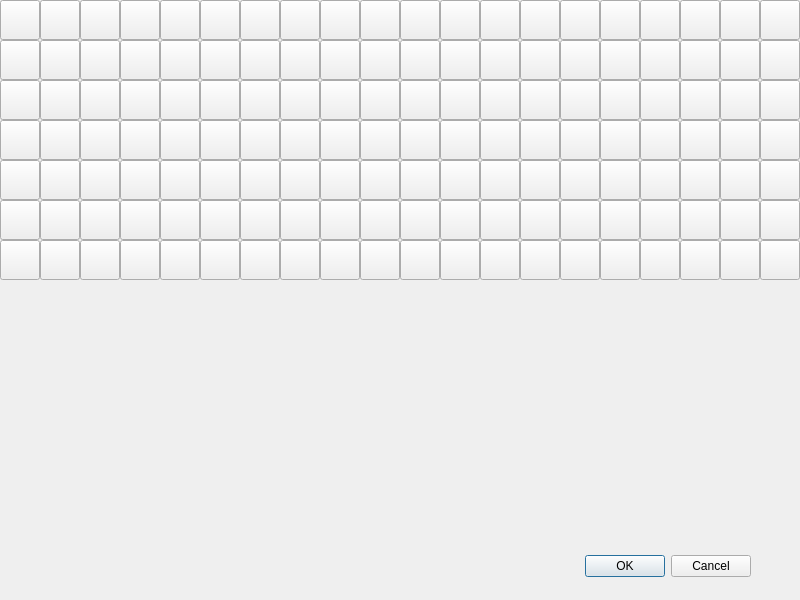
<?xml version="1.0" encoding="UTF-8"?>
<ui version="4.0">
 <class>Mapkreator</class>
 <widget class="QDialog" name="Mapkreator">
  <property name="geometry">
   <rect>
    <x>0</x>
    <y>0</y>
    <width>800</width>
    <height>600</height>
   </rect>
  </property>
  <property name="windowTitle">
   <string>Dialog</string>
  </property>
  <widget class="QDialogButtonBox" name="buttonBox">
   <property name="geometry">
    <rect>
     <x>410</x>
     <y>550</y>
     <width>341</width>
     <height>32</height>
    </rect>
   </property>
   <property name="orientation">
    <enum>Qt::Horizontal</enum>
   </property>
   <property name="standardButtons">
    <set>QDialogButtonBox::Cancel|QDialogButtonBox::Ok</set>
   </property>
  </widget>
  <widget class="QPushButton" name="pushButton">
   <property name="geometry">
    <rect>
     <x>0</x>
     <y>0</y>
     <width>40</width>
     <height>40</height>
    </rect>
   </property>
   <property name="text">
    <string/>
   </property>
   <property name="checkable">
    <bool>true</bool>
   </property>
  </widget>
  <widget class="QPushButton" name="pushButton_2">
   <property name="geometry">
    <rect>
     <x>40</x>
     <y>0</y>
     <width>40</width>
     <height>40</height>
    </rect>
   </property>
   <property name="text">
    <string/>
   </property>
   <property name="checkable">
    <bool>true</bool>
   </property>
  </widget>
  <widget class="QPushButton" name="pushButton_3">
   <property name="geometry">
    <rect>
     <x>80</x>
     <y>0</y>
     <width>40</width>
     <height>40</height>
    </rect>
   </property>
   <property name="text">
    <string/>
   </property>
   <property name="checkable">
    <bool>true</bool>
   </property>
  </widget>
  <widget class="QPushButton" name="pushButton_4">
   <property name="geometry">
    <rect>
     <x>120</x>
     <y>0</y>
     <width>40</width>
     <height>40</height>
    </rect>
   </property>
   <property name="text">
    <string/>
   </property>
   <property name="checkable">
    <bool>true</bool>
   </property>
  </widget>
  <widget class="QPushButton" name="pushButton_5">
   <property name="geometry">
    <rect>
     <x>160</x>
     <y>0</y>
     <width>40</width>
     <height>40</height>
    </rect>
   </property>
   <property name="text">
    <string/>
   </property>
   <property name="checkable">
    <bool>true</bool>
   </property>
  </widget>
  <widget class="QPushButton" name="pushButton_6">
   <property name="geometry">
    <rect>
     <x>200</x>
     <y>0</y>
     <width>40</width>
     <height>40</height>
    </rect>
   </property>
   <property name="text">
    <string/>
   </property>
   <property name="checkable">
    <bool>true</bool>
   </property>
  </widget>
  <widget class="QPushButton" name="pushButton_7">
   <property name="geometry">
    <rect>
     <x>240</x>
     <y>0</y>
     <width>40</width>
     <height>40</height>
    </rect>
   </property>
   <property name="text">
    <string/>
   </property>
   <property name="checkable">
    <bool>true</bool>
   </property>
  </widget>
  <widget class="QPushButton" name="pushButton_8">
   <property name="geometry">
    <rect>
     <x>280</x>
     <y>0</y>
     <width>40</width>
     <height>40</height>
    </rect>
   </property>
   <property name="text">
    <string/>
   </property>
   <property name="checkable">
    <bool>true</bool>
   </property>
  </widget>
  <widget class="QPushButton" name="pushButton_9">
   <property name="geometry">
    <rect>
     <x>320</x>
     <y>0</y>
     <width>40</width>
     <height>40</height>
    </rect>
   </property>
   <property name="text">
    <string/>
   </property>
   <property name="checkable">
    <bool>true</bool>
   </property>
  </widget>
  <widget class="QPushButton" name="pushButton_10">
   <property name="geometry">
    <rect>
     <x>360</x>
     <y>0</y>
     <width>40</width>
     <height>40</height>
    </rect>
   </property>
   <property name="text">
    <string/>
   </property>
   <property name="checkable">
    <bool>true</bool>
   </property>
  </widget>
  <widget class="QPushButton" name="pushButton_11">
   <property name="geometry">
    <rect>
     <x>520</x>
     <y>0</y>
     <width>40</width>
     <height>40</height>
    </rect>
   </property>
   <property name="text">
    <string/>
   </property>
   <property name="checkable">
    <bool>true</bool>
   </property>
  </widget>
  <widget class="QPushButton" name="pushButton_12">
   <property name="geometry">
    <rect>
     <x>760</x>
     <y>0</y>
     <width>40</width>
     <height>40</height>
    </rect>
   </property>
   <property name="text">
    <string/>
   </property>
   <property name="checkable">
    <bool>true</bool>
   </property>
  </widget>
  <widget class="QPushButton" name="pushButton_13">
   <property name="geometry">
    <rect>
     <x>400</x>
     <y>0</y>
     <width>40</width>
     <height>40</height>
    </rect>
   </property>
   <property name="text">
    <string/>
   </property>
   <property name="checkable">
    <bool>true</bool>
   </property>
  </widget>
  <widget class="QPushButton" name="pushButton_14">
   <property name="geometry">
    <rect>
     <x>640</x>
     <y>0</y>
     <width>40</width>
     <height>40</height>
    </rect>
   </property>
   <property name="text">
    <string/>
   </property>
   <property name="checkable">
    <bool>true</bool>
   </property>
  </widget>
  <widget class="QPushButton" name="pushButton_15">
   <property name="geometry">
    <rect>
     <x>720</x>
     <y>0</y>
     <width>40</width>
     <height>40</height>
    </rect>
   </property>
   <property name="text">
    <string/>
   </property>
   <property name="checkable">
    <bool>true</bool>
   </property>
  </widget>
  <widget class="QPushButton" name="pushButton_16">
   <property name="geometry">
    <rect>
     <x>440</x>
     <y>0</y>
     <width>40</width>
     <height>40</height>
    </rect>
   </property>
   <property name="text">
    <string/>
   </property>
   <property name="checkable">
    <bool>true</bool>
   </property>
  </widget>
  <widget class="QPushButton" name="pushButton_17">
   <property name="geometry">
    <rect>
     <x>480</x>
     <y>0</y>
     <width>40</width>
     <height>40</height>
    </rect>
   </property>
   <property name="text">
    <string/>
   </property>
   <property name="checkable">
    <bool>true</bool>
   </property>
  </widget>
  <widget class="QPushButton" name="pushButton_18">
   <property name="geometry">
    <rect>
     <x>560</x>
     <y>0</y>
     <width>40</width>
     <height>40</height>
    </rect>
   </property>
   <property name="text">
    <string/>
   </property>
   <property name="checkable">
    <bool>true</bool>
   </property>
  </widget>
  <widget class="QPushButton" name="pushButton_19">
   <property name="geometry">
    <rect>
     <x>680</x>
     <y>0</y>
     <width>40</width>
     <height>40</height>
    </rect>
   </property>
   <property name="text">
    <string/>
   </property>
   <property name="checkable">
    <bool>true</bool>
   </property>
  </widget>
  <widget class="QPushButton" name="pushButton_20">
   <property name="geometry">
    <rect>
     <x>600</x>
     <y>0</y>
     <width>40</width>
     <height>40</height>
    </rect>
   </property>
   <property name="text">
    <string/>
   </property>
   <property name="checkable">
    <bool>true</bool>
   </property>
  </widget>
  <widget class="QPushButton" name="pushButton_21">
   <property name="geometry">
    <rect>
     <x>120</x>
     <y>40</y>
     <width>40</width>
     <height>40</height>
    </rect>
   </property>
   <property name="text">
    <string/>
   </property>
   <property name="checkable">
    <bool>true</bool>
   </property>
  </widget>
  <widget class="QPushButton" name="pushButton_22">
   <property name="geometry">
    <rect>
     <x>280</x>
     <y>40</y>
     <width>40</width>
     <height>40</height>
    </rect>
   </property>
   <property name="text">
    <string/>
   </property>
   <property name="checkable">
    <bool>true</bool>
   </property>
  </widget>
  <widget class="QPushButton" name="pushButton_23">
   <property name="geometry">
    <rect>
     <x>440</x>
     <y>40</y>
     <width>40</width>
     <height>40</height>
    </rect>
   </property>
   <property name="text">
    <string/>
   </property>
   <property name="checkable">
    <bool>true</bool>
   </property>
  </widget>
  <widget class="QPushButton" name="pushButton_24">
   <property name="geometry">
    <rect>
     <x>720</x>
     <y>40</y>
     <width>40</width>
     <height>40</height>
    </rect>
   </property>
   <property name="text">
    <string/>
   </property>
   <property name="checkable">
    <bool>true</bool>
   </property>
  </widget>
  <widget class="QPushButton" name="pushButton_25">
   <property name="geometry">
    <rect>
     <x>640</x>
     <y>40</y>
     <width>40</width>
     <height>40</height>
    </rect>
   </property>
   <property name="text">
    <string/>
   </property>
   <property name="checkable">
    <bool>true</bool>
   </property>
  </widget>
  <widget class="QPushButton" name="pushButton_26">
   <property name="geometry">
    <rect>
     <x>160</x>
     <y>40</y>
     <width>40</width>
     <height>40</height>
    </rect>
   </property>
   <property name="text">
    <string/>
   </property>
   <property name="checkable">
    <bool>true</bool>
   </property>
  </widget>
  <widget class="QPushButton" name="pushButton_27">
   <property name="geometry">
    <rect>
     <x>760</x>
     <y>40</y>
     <width>40</width>
     <height>40</height>
    </rect>
   </property>
   <property name="text">
    <string/>
   </property>
   <property name="checkable">
    <bool>true</bool>
   </property>
  </widget>
  <widget class="QPushButton" name="pushButton_28">
   <property name="geometry">
    <rect>
     <x>200</x>
     <y>40</y>
     <width>40</width>
     <height>40</height>
    </rect>
   </property>
   <property name="text">
    <string/>
   </property>
   <property name="checkable">
    <bool>true</bool>
   </property>
  </widget>
  <widget class="QPushButton" name="pushButton_29">
   <property name="geometry">
    <rect>
     <x>320</x>
     <y>40</y>
     <width>40</width>
     <height>40</height>
    </rect>
   </property>
   <property name="text">
    <string/>
   </property>
   <property name="checkable">
    <bool>true</bool>
   </property>
  </widget>
  <widget class="QPushButton" name="pushButton_30">
   <property name="geometry">
    <rect>
     <x>240</x>
     <y>40</y>
     <width>40</width>
     <height>40</height>
    </rect>
   </property>
   <property name="text">
    <string/>
   </property>
   <property name="checkable">
    <bool>true</bool>
   </property>
  </widget>
  <widget class="QPushButton" name="pushButton_31">
   <property name="geometry">
    <rect>
     <x>680</x>
     <y>40</y>
     <width>40</width>
     <height>40</height>
    </rect>
   </property>
   <property name="text">
    <string/>
   </property>
   <property name="checkable">
    <bool>true</bool>
   </property>
  </widget>
  <widget class="QPushButton" name="pushButton_32">
   <property name="geometry">
    <rect>
     <x>0</x>
     <y>40</y>
     <width>40</width>
     <height>40</height>
    </rect>
   </property>
   <property name="text">
    <string/>
   </property>
   <property name="checkable">
    <bool>true</bool>
   </property>
  </widget>
  <widget class="QPushButton" name="pushButton_33">
   <property name="geometry">
    <rect>
     <x>400</x>
     <y>40</y>
     <width>40</width>
     <height>40</height>
    </rect>
   </property>
   <property name="text">
    <string/>
   </property>
   <property name="checkable">
    <bool>true</bool>
   </property>
  </widget>
  <widget class="QPushButton" name="pushButton_34">
   <property name="geometry">
    <rect>
     <x>80</x>
     <y>40</y>
     <width>40</width>
     <height>40</height>
    </rect>
   </property>
   <property name="text">
    <string/>
   </property>
   <property name="checkable">
    <bool>true</bool>
   </property>
  </widget>
  <widget class="QPushButton" name="pushButton_35">
   <property name="geometry">
    <rect>
     <x>360</x>
     <y>40</y>
     <width>40</width>
     <height>40</height>
    </rect>
   </property>
   <property name="text">
    <string/>
   </property>
   <property name="checkable">
    <bool>true</bool>
   </property>
  </widget>
  <widget class="QPushButton" name="pushButton_36">
   <property name="geometry">
    <rect>
     <x>40</x>
     <y>40</y>
     <width>40</width>
     <height>40</height>
    </rect>
   </property>
   <property name="text">
    <string/>
   </property>
   <property name="checkable">
    <bool>true</bool>
   </property>
  </widget>
  <widget class="QPushButton" name="pushButton_37">
   <property name="geometry">
    <rect>
     <x>520</x>
     <y>40</y>
     <width>40</width>
     <height>40</height>
    </rect>
   </property>
   <property name="text">
    <string/>
   </property>
   <property name="checkable">
    <bool>true</bool>
   </property>
  </widget>
  <widget class="QPushButton" name="pushButton_38">
   <property name="geometry">
    <rect>
     <x>560</x>
     <y>40</y>
     <width>40</width>
     <height>40</height>
    </rect>
   </property>
   <property name="text">
    <string/>
   </property>
   <property name="checkable">
    <bool>true</bool>
   </property>
  </widget>
  <widget class="QPushButton" name="pushButton_39">
   <property name="geometry">
    <rect>
     <x>600</x>
     <y>40</y>
     <width>40</width>
     <height>40</height>
    </rect>
   </property>
   <property name="text">
    <string/>
   </property>
   <property name="checkable">
    <bool>true</bool>
   </property>
  </widget>
  <widget class="QPushButton" name="pushButton_40">
   <property name="geometry">
    <rect>
     <x>480</x>
     <y>40</y>
     <width>40</width>
     <height>40</height>
    </rect>
   </property>
   <property name="text">
    <string/>
   </property>
   <property name="checkable">
    <bool>true</bool>
   </property>
  </widget>
  <widget class="QPushButton" name="pushButton_41">
   <property name="geometry">
    <rect>
     <x>120</x>
     <y>80</y>
     <width>40</width>
     <height>40</height>
    </rect>
   </property>
   <property name="text">
    <string/>
   </property>
   <property name="checkable">
    <bool>true</bool>
   </property>
  </widget>
  <widget class="QPushButton" name="pushButton_42">
   <property name="geometry">
    <rect>
     <x>280</x>
     <y>80</y>
     <width>40</width>
     <height>40</height>
    </rect>
   </property>
   <property name="text">
    <string/>
   </property>
   <property name="checkable">
    <bool>true</bool>
   </property>
  </widget>
  <widget class="QPushButton" name="pushButton_43">
   <property name="geometry">
    <rect>
     <x>440</x>
     <y>80</y>
     <width>40</width>
     <height>40</height>
    </rect>
   </property>
   <property name="text">
    <string/>
   </property>
   <property name="checkable">
    <bool>true</bool>
   </property>
  </widget>
  <widget class="QPushButton" name="pushButton_44">
   <property name="geometry">
    <rect>
     <x>720</x>
     <y>80</y>
     <width>40</width>
     <height>40</height>
    </rect>
   </property>
   <property name="text">
    <string/>
   </property>
   <property name="checkable">
    <bool>true</bool>
   </property>
  </widget>
  <widget class="QPushButton" name="pushButton_45">
   <property name="geometry">
    <rect>
     <x>640</x>
     <y>80</y>
     <width>40</width>
     <height>40</height>
    </rect>
   </property>
   <property name="text">
    <string/>
   </property>
   <property name="checkable">
    <bool>true</bool>
   </property>
  </widget>
  <widget class="QPushButton" name="pushButton_46">
   <property name="geometry">
    <rect>
     <x>160</x>
     <y>80</y>
     <width>40</width>
     <height>40</height>
    </rect>
   </property>
   <property name="text">
    <string/>
   </property>
   <property name="checkable">
    <bool>true</bool>
   </property>
  </widget>
  <widget class="QPushButton" name="pushButton_47">
   <property name="geometry">
    <rect>
     <x>760</x>
     <y>80</y>
     <width>40</width>
     <height>40</height>
    </rect>
   </property>
   <property name="text">
    <string/>
   </property>
   <property name="checkable">
    <bool>true</bool>
   </property>
  </widget>
  <widget class="QPushButton" name="pushButton_48">
   <property name="geometry">
    <rect>
     <x>200</x>
     <y>80</y>
     <width>40</width>
     <height>40</height>
    </rect>
   </property>
   <property name="text">
    <string/>
   </property>
   <property name="checkable">
    <bool>true</bool>
   </property>
  </widget>
  <widget class="QPushButton" name="pushButton_49">
   <property name="geometry">
    <rect>
     <x>320</x>
     <y>80</y>
     <width>40</width>
     <height>40</height>
    </rect>
   </property>
   <property name="text">
    <string/>
   </property>
   <property name="checkable">
    <bool>true</bool>
   </property>
  </widget>
  <widget class="QPushButton" name="pushButton_50">
   <property name="geometry">
    <rect>
     <x>240</x>
     <y>80</y>
     <width>40</width>
     <height>40</height>
    </rect>
   </property>
   <property name="text">
    <string/>
   </property>
   <property name="checkable">
    <bool>true</bool>
   </property>
  </widget>
  <widget class="QPushButton" name="pushButton_51">
   <property name="geometry">
    <rect>
     <x>680</x>
     <y>80</y>
     <width>40</width>
     <height>40</height>
    </rect>
   </property>
   <property name="text">
    <string/>
   </property>
   <property name="checkable">
    <bool>true</bool>
   </property>
  </widget>
  <widget class="QPushButton" name="pushButton_52">
   <property name="geometry">
    <rect>
     <x>0</x>
     <y>80</y>
     <width>40</width>
     <height>40</height>
    </rect>
   </property>
   <property name="text">
    <string/>
   </property>
   <property name="checkable">
    <bool>true</bool>
   </property>
  </widget>
  <widget class="QPushButton" name="pushButton_53">
   <property name="geometry">
    <rect>
     <x>400</x>
     <y>80</y>
     <width>40</width>
     <height>40</height>
    </rect>
   </property>
   <property name="text">
    <string/>
   </property>
   <property name="checkable">
    <bool>true</bool>
   </property>
  </widget>
  <widget class="QPushButton" name="pushButton_54">
   <property name="geometry">
    <rect>
     <x>80</x>
     <y>80</y>
     <width>40</width>
     <height>40</height>
    </rect>
   </property>
   <property name="text">
    <string/>
   </property>
   <property name="checkable">
    <bool>true</bool>
   </property>
  </widget>
  <widget class="QPushButton" name="pushButton_55">
   <property name="geometry">
    <rect>
     <x>360</x>
     <y>80</y>
     <width>40</width>
     <height>40</height>
    </rect>
   </property>
   <property name="text">
    <string/>
   </property>
   <property name="checkable">
    <bool>true</bool>
   </property>
  </widget>
  <widget class="QPushButton" name="pushButton_56">
   <property name="geometry">
    <rect>
     <x>40</x>
     <y>80</y>
     <width>40</width>
     <height>40</height>
    </rect>
   </property>
   <property name="text">
    <string/>
   </property>
   <property name="checkable">
    <bool>true</bool>
   </property>
  </widget>
  <widget class="QPushButton" name="pushButton_57">
   <property name="geometry">
    <rect>
     <x>520</x>
     <y>80</y>
     <width>40</width>
     <height>40</height>
    </rect>
   </property>
   <property name="text">
    <string/>
   </property>
   <property name="checkable">
    <bool>true</bool>
   </property>
  </widget>
  <widget class="QPushButton" name="pushButton_58">
   <property name="geometry">
    <rect>
     <x>560</x>
     <y>80</y>
     <width>40</width>
     <height>40</height>
    </rect>
   </property>
   <property name="text">
    <string/>
   </property>
   <property name="checkable">
    <bool>true</bool>
   </property>
  </widget>
  <widget class="QPushButton" name="pushButton_59">
   <property name="geometry">
    <rect>
     <x>600</x>
     <y>80</y>
     <width>40</width>
     <height>40</height>
    </rect>
   </property>
   <property name="text">
    <string/>
   </property>
   <property name="checkable">
    <bool>true</bool>
   </property>
  </widget>
  <widget class="QPushButton" name="pushButton_60">
   <property name="geometry">
    <rect>
     <x>480</x>
     <y>80</y>
     <width>40</width>
     <height>40</height>
    </rect>
   </property>
   <property name="text">
    <string/>
   </property>
   <property name="checkable">
    <bool>true</bool>
   </property>
  </widget>
  <widget class="QPushButton" name="pushButton_61">
   <property name="geometry">
    <rect>
     <x>120</x>
     <y>120</y>
     <width>40</width>
     <height>40</height>
    </rect>
   </property>
   <property name="text">
    <string/>
   </property>
   <property name="checkable">
    <bool>true</bool>
   </property>
  </widget>
  <widget class="QPushButton" name="pushButton_62">
   <property name="geometry">
    <rect>
     <x>280</x>
     <y>120</y>
     <width>40</width>
     <height>40</height>
    </rect>
   </property>
   <property name="text">
    <string/>
   </property>
   <property name="checkable">
    <bool>true</bool>
   </property>
  </widget>
  <widget class="QPushButton" name="pushButton_63">
   <property name="geometry">
    <rect>
     <x>440</x>
     <y>120</y>
     <width>40</width>
     <height>40</height>
    </rect>
   </property>
   <property name="text">
    <string/>
   </property>
   <property name="checkable">
    <bool>true</bool>
   </property>
  </widget>
  <widget class="QPushButton" name="pushButton_64">
   <property name="geometry">
    <rect>
     <x>720</x>
     <y>120</y>
     <width>40</width>
     <height>40</height>
    </rect>
   </property>
   <property name="text">
    <string/>
   </property>
   <property name="checkable">
    <bool>true</bool>
   </property>
  </widget>
  <widget class="QPushButton" name="pushButton_65">
   <property name="geometry">
    <rect>
     <x>640</x>
     <y>120</y>
     <width>40</width>
     <height>40</height>
    </rect>
   </property>
   <property name="text">
    <string/>
   </property>
   <property name="checkable">
    <bool>true</bool>
   </property>
  </widget>
  <widget class="QPushButton" name="pushButton_66">
   <property name="geometry">
    <rect>
     <x>160</x>
     <y>120</y>
     <width>40</width>
     <height>40</height>
    </rect>
   </property>
   <property name="text">
    <string/>
   </property>
   <property name="checkable">
    <bool>true</bool>
   </property>
  </widget>
  <widget class="QPushButton" name="pushButton_67">
   <property name="geometry">
    <rect>
     <x>760</x>
     <y>120</y>
     <width>40</width>
     <height>40</height>
    </rect>
   </property>
   <property name="text">
    <string/>
   </property>
   <property name="checkable">
    <bool>true</bool>
   </property>
  </widget>
  <widget class="QPushButton" name="pushButton_68">
   <property name="geometry">
    <rect>
     <x>200</x>
     <y>120</y>
     <width>40</width>
     <height>40</height>
    </rect>
   </property>
   <property name="text">
    <string/>
   </property>
   <property name="checkable">
    <bool>true</bool>
   </property>
  </widget>
  <widget class="QPushButton" name="pushButton_69">
   <property name="geometry">
    <rect>
     <x>320</x>
     <y>120</y>
     <width>40</width>
     <height>40</height>
    </rect>
   </property>
   <property name="text">
    <string/>
   </property>
   <property name="checkable">
    <bool>true</bool>
   </property>
  </widget>
  <widget class="QPushButton" name="pushButton_70">
   <property name="geometry">
    <rect>
     <x>240</x>
     <y>120</y>
     <width>40</width>
     <height>40</height>
    </rect>
   </property>
   <property name="text">
    <string/>
   </property>
   <property name="checkable">
    <bool>true</bool>
   </property>
  </widget>
  <widget class="QPushButton" name="pushButton_71">
   <property name="geometry">
    <rect>
     <x>680</x>
     <y>120</y>
     <width>40</width>
     <height>40</height>
    </rect>
   </property>
   <property name="text">
    <string/>
   </property>
   <property name="checkable">
    <bool>true</bool>
   </property>
  </widget>
  <widget class="QPushButton" name="pushButton_72">
   <property name="geometry">
    <rect>
     <x>0</x>
     <y>120</y>
     <width>40</width>
     <height>40</height>
    </rect>
   </property>
   <property name="text">
    <string/>
   </property>
   <property name="checkable">
    <bool>true</bool>
   </property>
  </widget>
  <widget class="QPushButton" name="pushButton_73">
   <property name="geometry">
    <rect>
     <x>400</x>
     <y>120</y>
     <width>40</width>
     <height>40</height>
    </rect>
   </property>
   <property name="text">
    <string/>
   </property>
   <property name="checkable">
    <bool>true</bool>
   </property>
  </widget>
  <widget class="QPushButton" name="pushButton_74">
   <property name="geometry">
    <rect>
     <x>80</x>
     <y>120</y>
     <width>40</width>
     <height>40</height>
    </rect>
   </property>
   <property name="text">
    <string/>
   </property>
   <property name="checkable">
    <bool>true</bool>
   </property>
  </widget>
  <widget class="QPushButton" name="pushButton_75">
   <property name="geometry">
    <rect>
     <x>360</x>
     <y>120</y>
     <width>40</width>
     <height>40</height>
    </rect>
   </property>
   <property name="text">
    <string/>
   </property>
   <property name="checkable">
    <bool>true</bool>
   </property>
  </widget>
  <widget class="QPushButton" name="pushButton_76">
   <property name="geometry">
    <rect>
     <x>40</x>
     <y>120</y>
     <width>40</width>
     <height>40</height>
    </rect>
   </property>
   <property name="text">
    <string/>
   </property>
   <property name="checkable">
    <bool>true</bool>
   </property>
  </widget>
  <widget class="QPushButton" name="pushButton_77">
   <property name="geometry">
    <rect>
     <x>520</x>
     <y>120</y>
     <width>40</width>
     <height>40</height>
    </rect>
   </property>
   <property name="text">
    <string/>
   </property>
   <property name="checkable">
    <bool>true</bool>
   </property>
  </widget>
  <widget class="QPushButton" name="pushButton_78">
   <property name="geometry">
    <rect>
     <x>560</x>
     <y>120</y>
     <width>40</width>
     <height>40</height>
    </rect>
   </property>
   <property name="text">
    <string/>
   </property>
   <property name="checkable">
    <bool>true</bool>
   </property>
  </widget>
  <widget class="QPushButton" name="pushButton_79">
   <property name="geometry">
    <rect>
     <x>600</x>
     <y>120</y>
     <width>40</width>
     <height>40</height>
    </rect>
   </property>
   <property name="text">
    <string/>
   </property>
   <property name="checkable">
    <bool>true</bool>
   </property>
  </widget>
  <widget class="QPushButton" name="pushButton_80">
   <property name="geometry">
    <rect>
     <x>480</x>
     <y>120</y>
     <width>40</width>
     <height>40</height>
    </rect>
   </property>
   <property name="text">
    <string/>
   </property>
   <property name="checkable">
    <bool>true</bool>
   </property>
  </widget>
  <widget class="QPushButton" name="pushButton_81">
   <property name="geometry">
    <rect>
     <x>120</x>
     <y>160</y>
     <width>40</width>
     <height>40</height>
    </rect>
   </property>
   <property name="text">
    <string/>
   </property>
   <property name="checkable">
    <bool>true</bool>
   </property>
  </widget>
  <widget class="QPushButton" name="pushButton_82">
   <property name="geometry">
    <rect>
     <x>280</x>
     <y>160</y>
     <width>40</width>
     <height>40</height>
    </rect>
   </property>
   <property name="text">
    <string/>
   </property>
   <property name="checkable">
    <bool>true</bool>
   </property>
  </widget>
  <widget class="QPushButton" name="pushButton_83">
   <property name="geometry">
    <rect>
     <x>440</x>
     <y>160</y>
     <width>40</width>
     <height>40</height>
    </rect>
   </property>
   <property name="text">
    <string/>
   </property>
   <property name="checkable">
    <bool>true</bool>
   </property>
  </widget>
  <widget class="QPushButton" name="pushButton_84">
   <property name="geometry">
    <rect>
     <x>720</x>
     <y>160</y>
     <width>40</width>
     <height>40</height>
    </rect>
   </property>
   <property name="text">
    <string/>
   </property>
   <property name="checkable">
    <bool>true</bool>
   </property>
  </widget>
  <widget class="QPushButton" name="pushButton_85">
   <property name="geometry">
    <rect>
     <x>640</x>
     <y>160</y>
     <width>40</width>
     <height>40</height>
    </rect>
   </property>
   <property name="text">
    <string/>
   </property>
   <property name="checkable">
    <bool>true</bool>
   </property>
  </widget>
  <widget class="QPushButton" name="pushButton_86">
   <property name="geometry">
    <rect>
     <x>160</x>
     <y>160</y>
     <width>40</width>
     <height>40</height>
    </rect>
   </property>
   <property name="text">
    <string/>
   </property>
   <property name="checkable">
    <bool>true</bool>
   </property>
  </widget>
  <widget class="QPushButton" name="pushButton_87">
   <property name="geometry">
    <rect>
     <x>760</x>
     <y>160</y>
     <width>40</width>
     <height>40</height>
    </rect>
   </property>
   <property name="text">
    <string/>
   </property>
   <property name="checkable">
    <bool>true</bool>
   </property>
  </widget>
  <widget class="QPushButton" name="pushButton_88">
   <property name="geometry">
    <rect>
     <x>200</x>
     <y>160</y>
     <width>40</width>
     <height>40</height>
    </rect>
   </property>
   <property name="text">
    <string/>
   </property>
   <property name="checkable">
    <bool>true</bool>
   </property>
  </widget>
  <widget class="QPushButton" name="pushButton_89">
   <property name="geometry">
    <rect>
     <x>320</x>
     <y>160</y>
     <width>40</width>
     <height>40</height>
    </rect>
   </property>
   <property name="text">
    <string/>
   </property>
   <property name="checkable">
    <bool>true</bool>
   </property>
  </widget>
  <widget class="QPushButton" name="pushButton_90">
   <property name="geometry">
    <rect>
     <x>240</x>
     <y>160</y>
     <width>40</width>
     <height>40</height>
    </rect>
   </property>
   <property name="text">
    <string/>
   </property>
   <property name="checkable">
    <bool>true</bool>
   </property>
  </widget>
  <widget class="QPushButton" name="pushButton_91">
   <property name="geometry">
    <rect>
     <x>680</x>
     <y>160</y>
     <width>40</width>
     <height>40</height>
    </rect>
   </property>
   <property name="text">
    <string/>
   </property>
   <property name="checkable">
    <bool>true</bool>
   </property>
  </widget>
  <widget class="QPushButton" name="pushButton_92">
   <property name="geometry">
    <rect>
     <x>0</x>
     <y>160</y>
     <width>40</width>
     <height>40</height>
    </rect>
   </property>
   <property name="text">
    <string/>
   </property>
   <property name="checkable">
    <bool>true</bool>
   </property>
  </widget>
  <widget class="QPushButton" name="pushButton_93">
   <property name="geometry">
    <rect>
     <x>400</x>
     <y>160</y>
     <width>40</width>
     <height>40</height>
    </rect>
   </property>
   <property name="text">
    <string/>
   </property>
   <property name="checkable">
    <bool>true</bool>
   </property>
  </widget>
  <widget class="QPushButton" name="pushButton_94">
   <property name="geometry">
    <rect>
     <x>80</x>
     <y>160</y>
     <width>40</width>
     <height>40</height>
    </rect>
   </property>
   <property name="text">
    <string/>
   </property>
   <property name="checkable">
    <bool>true</bool>
   </property>
  </widget>
  <widget class="QPushButton" name="pushButton_95">
   <property name="geometry">
    <rect>
     <x>360</x>
     <y>160</y>
     <width>40</width>
     <height>40</height>
    </rect>
   </property>
   <property name="text">
    <string/>
   </property>
   <property name="checkable">
    <bool>true</bool>
   </property>
  </widget>
  <widget class="QPushButton" name="pushButton_96">
   <property name="geometry">
    <rect>
     <x>40</x>
     <y>160</y>
     <width>40</width>
     <height>40</height>
    </rect>
   </property>
   <property name="text">
    <string/>
   </property>
   <property name="checkable">
    <bool>true</bool>
   </property>
  </widget>
  <widget class="QPushButton" name="pushButton_97">
   <property name="geometry">
    <rect>
     <x>520</x>
     <y>160</y>
     <width>40</width>
     <height>40</height>
    </rect>
   </property>
   <property name="text">
    <string/>
   </property>
   <property name="checkable">
    <bool>true</bool>
   </property>
  </widget>
  <widget class="QPushButton" name="pushButton_98">
   <property name="geometry">
    <rect>
     <x>560</x>
     <y>160</y>
     <width>40</width>
     <height>40</height>
    </rect>
   </property>
   <property name="text">
    <string/>
   </property>
   <property name="checkable">
    <bool>true</bool>
   </property>
  </widget>
  <widget class="QPushButton" name="pushButton_99">
   <property name="geometry">
    <rect>
     <x>600</x>
     <y>160</y>
     <width>40</width>
     <height>40</height>
    </rect>
   </property>
   <property name="text">
    <string/>
   </property>
   <property name="checkable">
    <bool>true</bool>
   </property>
  </widget>
  <widget class="QPushButton" name="pushButton_100">
   <property name="geometry">
    <rect>
     <x>480</x>
     <y>160</y>
     <width>40</width>
     <height>40</height>
    </rect>
   </property>
   <property name="text">
    <string/>
   </property>
   <property name="checkable">
    <bool>true</bool>
   </property>
  </widget>
  <widget class="QPushButton" name="pushButton_101">
   <property name="geometry">
    <rect>
     <x>120</x>
     <y>200</y>
     <width>40</width>
     <height>40</height>
    </rect>
   </property>
   <property name="text">
    <string/>
   </property>
   <property name="checkable">
    <bool>true</bool>
   </property>
  </widget>
  <widget class="QPushButton" name="pushButton_102">
   <property name="geometry">
    <rect>
     <x>280</x>
     <y>200</y>
     <width>40</width>
     <height>40</height>
    </rect>
   </property>
   <property name="text">
    <string/>
   </property>
   <property name="checkable">
    <bool>true</bool>
   </property>
  </widget>
  <widget class="QPushButton" name="pushButton_103">
   <property name="geometry">
    <rect>
     <x>440</x>
     <y>200</y>
     <width>40</width>
     <height>40</height>
    </rect>
   </property>
   <property name="text">
    <string/>
   </property>
   <property name="checkable">
    <bool>true</bool>
   </property>
  </widget>
  <widget class="QPushButton" name="pushButton_104">
   <property name="geometry">
    <rect>
     <x>720</x>
     <y>200</y>
     <width>40</width>
     <height>40</height>
    </rect>
   </property>
   <property name="text">
    <string/>
   </property>
   <property name="checkable">
    <bool>true</bool>
   </property>
  </widget>
  <widget class="QPushButton" name="pushButton_105">
   <property name="geometry">
    <rect>
     <x>640</x>
     <y>200</y>
     <width>40</width>
     <height>40</height>
    </rect>
   </property>
   <property name="text">
    <string/>
   </property>
   <property name="checkable">
    <bool>true</bool>
   </property>
  </widget>
  <widget class="QPushButton" name="pushButton_106">
   <property name="geometry">
    <rect>
     <x>160</x>
     <y>200</y>
     <width>40</width>
     <height>40</height>
    </rect>
   </property>
   <property name="text">
    <string/>
   </property>
   <property name="checkable">
    <bool>true</bool>
   </property>
  </widget>
  <widget class="QPushButton" name="pushButton_107">
   <property name="geometry">
    <rect>
     <x>760</x>
     <y>200</y>
     <width>40</width>
     <height>40</height>
    </rect>
   </property>
   <property name="text">
    <string/>
   </property>
   <property name="checkable">
    <bool>true</bool>
   </property>
  </widget>
  <widget class="QPushButton" name="pushButton_108">
   <property name="geometry">
    <rect>
     <x>200</x>
     <y>200</y>
     <width>40</width>
     <height>40</height>
    </rect>
   </property>
   <property name="text">
    <string/>
   </property>
   <property name="checkable">
    <bool>true</bool>
   </property>
  </widget>
  <widget class="QPushButton" name="pushButton_109">
   <property name="geometry">
    <rect>
     <x>320</x>
     <y>200</y>
     <width>40</width>
     <height>40</height>
    </rect>
   </property>
   <property name="text">
    <string/>
   </property>
   <property name="checkable">
    <bool>true</bool>
   </property>
  </widget>
  <widget class="QPushButton" name="pushButton_110">
   <property name="geometry">
    <rect>
     <x>240</x>
     <y>200</y>
     <width>40</width>
     <height>40</height>
    </rect>
   </property>
   <property name="text">
    <string/>
   </property>
   <property name="checkable">
    <bool>true</bool>
   </property>
  </widget>
  <widget class="QPushButton" name="pushButton_111">
   <property name="geometry">
    <rect>
     <x>680</x>
     <y>200</y>
     <width>40</width>
     <height>40</height>
    </rect>
   </property>
   <property name="text">
    <string/>
   </property>
   <property name="checkable">
    <bool>true</bool>
   </property>
  </widget>
  <widget class="QPushButton" name="pushButton_112">
   <property name="geometry">
    <rect>
     <x>0</x>
     <y>200</y>
     <width>40</width>
     <height>40</height>
    </rect>
   </property>
   <property name="text">
    <string/>
   </property>
   <property name="checkable">
    <bool>true</bool>
   </property>
  </widget>
  <widget class="QPushButton" name="pushButton_113">
   <property name="geometry">
    <rect>
     <x>400</x>
     <y>200</y>
     <width>40</width>
     <height>40</height>
    </rect>
   </property>
   <property name="text">
    <string/>
   </property>
   <property name="checkable">
    <bool>true</bool>
   </property>
  </widget>
  <widget class="QPushButton" name="pushButton_114">
   <property name="geometry">
    <rect>
     <x>80</x>
     <y>200</y>
     <width>40</width>
     <height>40</height>
    </rect>
   </property>
   <property name="text">
    <string/>
   </property>
   <property name="checkable">
    <bool>true</bool>
   </property>
  </widget>
  <widget class="QPushButton" name="pushButton_115">
   <property name="geometry">
    <rect>
     <x>360</x>
     <y>200</y>
     <width>40</width>
     <height>40</height>
    </rect>
   </property>
   <property name="text">
    <string/>
   </property>
   <property name="checkable">
    <bool>true</bool>
   </property>
  </widget>
  <widget class="QPushButton" name="pushButton_116">
   <property name="geometry">
    <rect>
     <x>40</x>
     <y>200</y>
     <width>40</width>
     <height>40</height>
    </rect>
   </property>
   <property name="text">
    <string/>
   </property>
   <property name="checkable">
    <bool>true</bool>
   </property>
  </widget>
  <widget class="QPushButton" name="pushButton_117">
   <property name="geometry">
    <rect>
     <x>520</x>
     <y>200</y>
     <width>40</width>
     <height>40</height>
    </rect>
   </property>
   <property name="text">
    <string/>
   </property>
   <property name="checkable">
    <bool>true</bool>
   </property>
  </widget>
  <widget class="QPushButton" name="pushButton_118">
   <property name="geometry">
    <rect>
     <x>560</x>
     <y>200</y>
     <width>40</width>
     <height>40</height>
    </rect>
   </property>
   <property name="text">
    <string/>
   </property>
   <property name="checkable">
    <bool>true</bool>
   </property>
  </widget>
  <widget class="QPushButton" name="pushButton_119">
   <property name="geometry">
    <rect>
     <x>600</x>
     <y>200</y>
     <width>40</width>
     <height>40</height>
    </rect>
   </property>
   <property name="text">
    <string/>
   </property>
   <property name="checkable">
    <bool>true</bool>
   </property>
  </widget>
  <widget class="QPushButton" name="pushButton_120">
   <property name="geometry">
    <rect>
     <x>480</x>
     <y>200</y>
     <width>40</width>
     <height>40</height>
    </rect>
   </property>
   <property name="text">
    <string/>
   </property>
   <property name="checkable">
    <bool>true</bool>
   </property>
  </widget>
  <widget class="QPushButton" name="pushButton_121">
   <property name="geometry">
    <rect>
     <x>120</x>
     <y>240</y>
     <width>40</width>
     <height>40</height>
    </rect>
   </property>
   <property name="text">
    <string/>
   </property>
   <property name="checkable">
    <bool>true</bool>
   </property>
  </widget>
  <widget class="QPushButton" name="pushButton_122">
   <property name="geometry">
    <rect>
     <x>280</x>
     <y>240</y>
     <width>40</width>
     <height>40</height>
    </rect>
   </property>
   <property name="text">
    <string/>
   </property>
   <property name="checkable">
    <bool>true</bool>
   </property>
  </widget>
  <widget class="QPushButton" name="pushButton_123">
   <property name="geometry">
    <rect>
     <x>440</x>
     <y>240</y>
     <width>40</width>
     <height>40</height>
    </rect>
   </property>
   <property name="text">
    <string/>
   </property>
   <property name="checkable">
    <bool>true</bool>
   </property>
  </widget>
  <widget class="QPushButton" name="pushButton_124">
   <property name="geometry">
    <rect>
     <x>720</x>
     <y>240</y>
     <width>40</width>
     <height>40</height>
    </rect>
   </property>
   <property name="text">
    <string/>
   </property>
   <property name="checkable">
    <bool>true</bool>
   </property>
  </widget>
  <widget class="QPushButton" name="pushButton_125">
   <property name="geometry">
    <rect>
     <x>640</x>
     <y>240</y>
     <width>40</width>
     <height>40</height>
    </rect>
   </property>
   <property name="text">
    <string/>
   </property>
   <property name="checkable">
    <bool>true</bool>
   </property>
  </widget>
  <widget class="QPushButton" name="pushButton_126">
   <property name="geometry">
    <rect>
     <x>160</x>
     <y>240</y>
     <width>40</width>
     <height>40</height>
    </rect>
   </property>
   <property name="text">
    <string/>
   </property>
   <property name="checkable">
    <bool>true</bool>
   </property>
  </widget>
  <widget class="QPushButton" name="pushButton_127">
   <property name="geometry">
    <rect>
     <x>760</x>
     <y>240</y>
     <width>40</width>
     <height>40</height>
    </rect>
   </property>
   <property name="text">
    <string/>
   </property>
   <property name="checkable">
    <bool>true</bool>
   </property>
  </widget>
  <widget class="QPushButton" name="pushButton_128">
   <property name="geometry">
    <rect>
     <x>200</x>
     <y>240</y>
     <width>40</width>
     <height>40</height>
    </rect>
   </property>
   <property name="text">
    <string/>
   </property>
   <property name="checkable">
    <bool>true</bool>
   </property>
  </widget>
  <widget class="QPushButton" name="pushButton_129">
   <property name="geometry">
    <rect>
     <x>320</x>
     <y>240</y>
     <width>40</width>
     <height>40</height>
    </rect>
   </property>
   <property name="text">
    <string/>
   </property>
   <property name="checkable">
    <bool>true</bool>
   </property>
  </widget>
  <widget class="QPushButton" name="pushButton_130">
   <property name="geometry">
    <rect>
     <x>240</x>
     <y>240</y>
     <width>40</width>
     <height>40</height>
    </rect>
   </property>
   <property name="text">
    <string/>
   </property>
   <property name="checkable">
    <bool>true</bool>
   </property>
  </widget>
  <widget class="QPushButton" name="pushButton_131">
   <property name="geometry">
    <rect>
     <x>680</x>
     <y>240</y>
     <width>40</width>
     <height>40</height>
    </rect>
   </property>
   <property name="text">
    <string/>
   </property>
   <property name="checkable">
    <bool>true</bool>
   </property>
  </widget>
  <widget class="QPushButton" name="pushButton_132">
   <property name="geometry">
    <rect>
     <x>0</x>
     <y>240</y>
     <width>40</width>
     <height>40</height>
    </rect>
   </property>
   <property name="text">
    <string/>
   </property>
   <property name="checkable">
    <bool>true</bool>
   </property>
  </widget>
  <widget class="QPushButton" name="pushButton_133">
   <property name="geometry">
    <rect>
     <x>400</x>
     <y>240</y>
     <width>40</width>
     <height>40</height>
    </rect>
   </property>
   <property name="text">
    <string/>
   </property>
   <property name="checkable">
    <bool>true</bool>
   </property>
  </widget>
  <widget class="QPushButton" name="pushButton_134">
   <property name="geometry">
    <rect>
     <x>80</x>
     <y>240</y>
     <width>40</width>
     <height>40</height>
    </rect>
   </property>
   <property name="text">
    <string/>
   </property>
   <property name="checkable">
    <bool>true</bool>
   </property>
  </widget>
  <widget class="QPushButton" name="pushButton_135">
   <property name="geometry">
    <rect>
     <x>360</x>
     <y>240</y>
     <width>40</width>
     <height>40</height>
    </rect>
   </property>
   <property name="text">
    <string/>
   </property>
   <property name="checkable">
    <bool>true</bool>
   </property>
  </widget>
  <widget class="QPushButton" name="pushButton_136">
   <property name="geometry">
    <rect>
     <x>40</x>
     <y>240</y>
     <width>40</width>
     <height>40</height>
    </rect>
   </property>
   <property name="text">
    <string/>
   </property>
   <property name="checkable">
    <bool>true</bool>
   </property>
  </widget>
  <widget class="QPushButton" name="pushButton_137">
   <property name="geometry">
    <rect>
     <x>520</x>
     <y>240</y>
     <width>40</width>
     <height>40</height>
    </rect>
   </property>
   <property name="text">
    <string/>
   </property>
   <property name="checkable">
    <bool>true</bool>
   </property>
  </widget>
  <widget class="QPushButton" name="pushButton_138">
   <property name="geometry">
    <rect>
     <x>560</x>
     <y>240</y>
     <width>40</width>
     <height>40</height>
    </rect>
   </property>
   <property name="text">
    <string/>
   </property>
   <property name="checkable">
    <bool>true</bool>
   </property>
  </widget>
  <widget class="QPushButton" name="pushButton_139">
   <property name="geometry">
    <rect>
     <x>600</x>
     <y>240</y>
     <width>40</width>
     <height>40</height>
    </rect>
   </property>
   <property name="text">
    <string/>
   </property>
   <property name="checkable">
    <bool>true</bool>
   </property>
  </widget>
  <widget class="QPushButton" name="pushButton_140">
   <property name="geometry">
    <rect>
     <x>480</x>
     <y>240</y>
     <width>40</width>
     <height>40</height>
    </rect>
   </property>
   <property name="text">
    <string/>
   </property>
   <property name="checkable">
    <bool>true</bool>
   </property>
  </widget>
 </widget>
 <resources/>
 <connections>
  <connection>
   <sender>buttonBox</sender>
   <signal>accepted()</signal>
   <receiver>Mapkreator</receiver>
   <slot>accept()</slot>
   <hints>
    <hint type="sourcelabel">
     <x>248</x>
     <y>254</y>
    </hint>
    <hint type="destinationlabel">
     <x>157</x>
     <y>274</y>
    </hint>
   </hints>
  </connection>
  <connection>
   <sender>buttonBox</sender>
   <signal>rejected()</signal>
   <receiver>Mapkreator</receiver>
   <slot>reject()</slot>
   <hints>
    <hint type="sourcelabel">
     <x>316</x>
     <y>260</y>
    </hint>
    <hint type="destinationlabel">
     <x>286</x>
     <y>274</y>
    </hint>
   </hints>
  </connection>
 </connections>
</ui>
